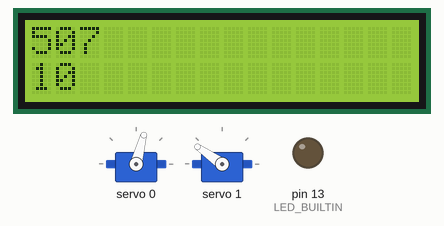
The sketch below on a simulated Arduino Uno, built with avr-gcc and run on an emulated ATmega328P. Shown: 16×2 character LCD, 2 × servo, output pins drawn as LEDs (lit = HIGH). What the sketch prints to the serial monitor is not drawn.

Above: at 0.28 s.
At 0.94 s:
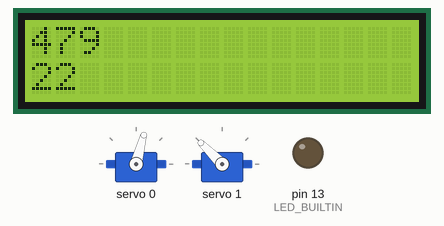
At 1.8 s:
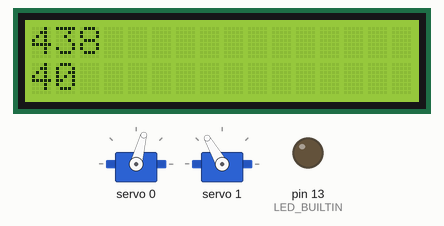
Timing chart, 0 to 3.3 s (numbered marks = the images above):
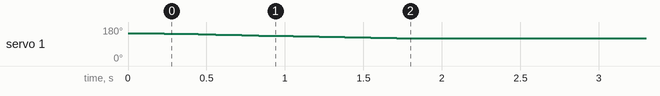

Measured:
- by itself, servo 1: moves from 147° to 120° over 1.6 s

The sketch:

main.ino
```cpp
#include <Wire.h>
#include <LiquidCrystal_PCF8574.h>
#include <Adafruit_PWMServoDriver.h>

#define SERVOMIN  120 // this is the 'minimum' pulse length count (out of 4096)
#define SERVOMAX  530 // this is the 'maximum' pulse length count (out of 4096)


Adafruit_PWMServoDriver pwm = Adafruit_PWMServoDriver(0x40);
LiquidCrystal_PCF8574 lcd(0x27);  // set the LCD address to 0x27 for a 16 chars and 2 line display

const String rotate_x_command = "rx";
const String rotate_y_command = "ry";
int rotation_x_target = 0;
int rotation_x = 0;
int rotation_y_target = 0;
int rotation_y = 0;

void setup() {
    pinMode(LED_BUILTIN, OUTPUT);
    Serial.begin(9600);
    while (!Serial) {
    }
     Wire.begin();

  lcd.begin(16, 2); // initialize the lcd

  lcd.setBacklight(1);
  lcd.clear();
  Serial.println("AT");
  lcd_line(String("AT"));

  pwm.begin();
  pwm.setPWMFreq(60);
  rotation_y_target = 40;
  rotation_y = 0;
  rotation_x_target = 0;
  rotation_x = 1;
}

int line = 0;

void lcd_line(const String& s) {
  lcd.setCursor(0, line);
  lcd.print((s + "               ").c_str());
  line = (line + 1) % 2;
}

String bt_buffer;

void bt_loop() {
  while (Serial.available()){
    bt_buffer += char(Serial.read());
  }
  if (bt_buffer.endsWith(String("\r\n"))) {
    bt_buffer = bt_buffer.substring(0, bt_buffer.length()-2);
    lcd_line(bt_buffer);
    process_command(bt_buffer);
    Serial.print(bt_buffer + "\r\n");
    bt_buffer = "";
  }
}

void process_command(String c) {
  if (c.startsWith(rotate_x_command)) {
    rotation_x_target = c.substring(rotate_x_command.length() + 1).toInt();
  }
  if (c.startsWith(rotate_y_command)) {
    rotation_y_target = c.substring(rotate_y_command.length() + 1).toInt();
  }
}

double deg = 0;


void servo_loop() {
  if (rotation_x != rotation_x_target) {
    int step = 1;
    if (rotation_x_target < rotation_x) step *= -1;
    set_x_rotation(rotation_x + step);
  }
  if (rotation_y != rotation_y_target) {
    int step = 1;
    if (rotation_y_target < rotation_y) step *= -1;
    set_y_rotation(rotation_y + step);
  }
}

void set_x_rotation(int x) {
  rotation_x = constrain(x, -90, 90);
  // lcd_line(String(angle));
  int angle = rotation_x + 90;
  int w = map(angle, 0, 180, SERVOMIN, SERVOMAX);
  pwm.setPWM(0, 0, w);
}

void set_y_rotation(double y) {
  rotation_y = constrain(y, 10, 60);
  lcd_line(String(rotation_y));
  int angle = 180 - rotation_y;
  int w = map(angle, 0, 180, SERVOMIN, SERVOMAX);
  lcd_line(String(w));
  pwm.setPWM(1, 0, w);
}

void loop() {
  bt_loop();
  servo_loop();
  delay(20);
}
```
